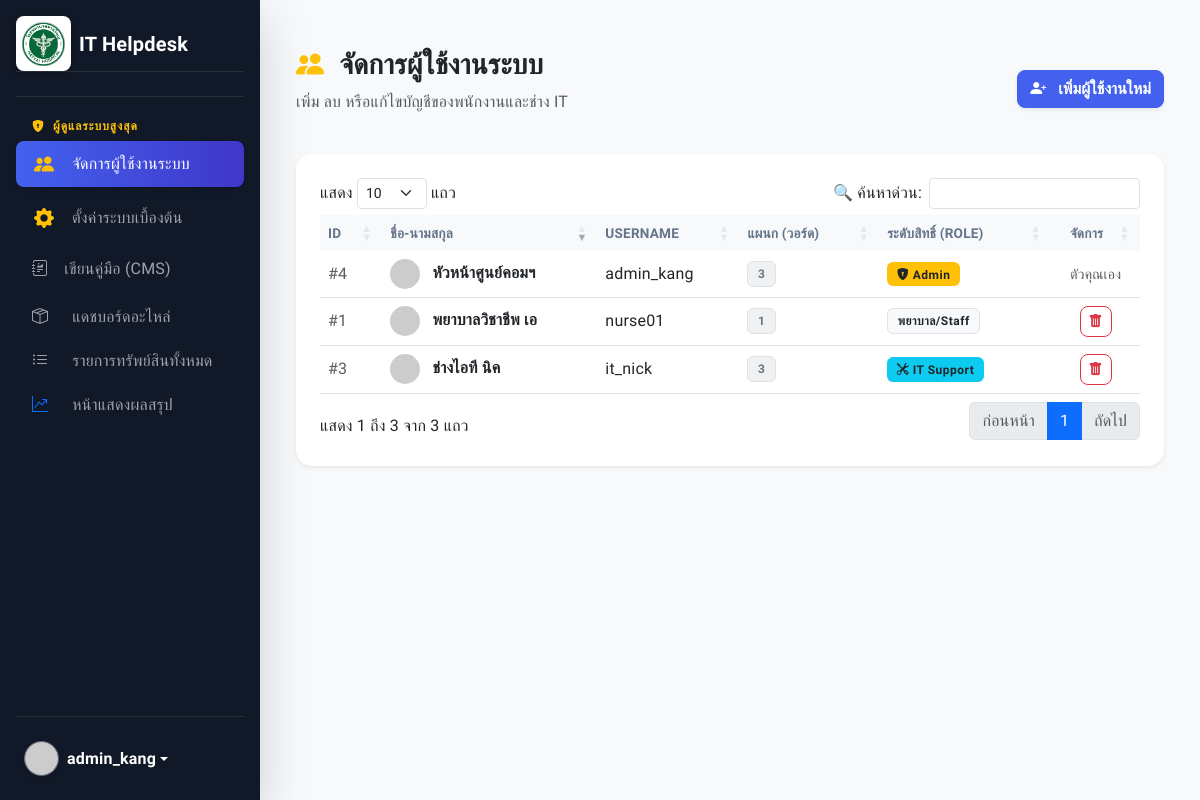
The app's page /modules/admin/manage_users.php (signed in) with its own data.
### tables this page shows
CREATE TABLE `users` (
  `user_id` int(11) NOT NULL,
  `username` varchar(50) NOT NULL,
  `password` varchar(255) NOT NULL,
  `full_name` varchar(100) NOT NULL,
  `dept_id` int(11) DEFAULT NULL,
  `role` enum('staff','it','admin') DEFAULT 'staff',
  `created_at` timestamp NOT NULL DEFAULT current_timestamp()
);

### modules/admin/manage_users.php (the view, shortened to what this page needs)
<?php
$db = new Database();
$conn = $db->connect();
$stmt = $conn->query("SELECT user_id, username, full_name, role, dept_id FROM users ORDER BY user_id DESC");
$all_users = $stmt->fetchAll();
require_once '../../includes/header.php';
require_once '../../includes/sidebar.php';
?>
<div class="container-fluid py-4">
    <div class="d-flex justify-content-between align-items-center mb-4">
        <div>
            <h3 class="fw-bold text-dark"><i class="bi bi-people-fill text-warning me-2"></i> จัดการผู้ใช้งานระบบ</h3>
            <p class="text-muted">เพิ่ม ลบ หรือแก้ไขบัญชีของพนักงานและช่าง IT</p>
        </div>
        <button class="btn btn-primary shadow-sm fw-bold" data-bs-toggle="modal" data-bs-target="#addUserModal">
            <i class="bi bi-person-plus-fill me-2"></i> เพิ่มผู้ใช้งานใหม่
        </button>
    </div>
    <div class="card card-custom border-0 shadow-sm p-4">
        <div class="table-responsive">
            <table class="table table-hover align-middle w-100" id="usersTable">
                <thead class="table-light">
                    <tr>
                        <th class="border-0">ID</th>
                        <th class="border-0">ชื่อ-นามสกุล</th>
                        <th class="border-0">Username</th>
                        <th class="border-0">แผนก (วอร์ด)</th>
                        <th class="border-0">ระดับสิทธิ์ (Role)</th>
                        <th class="border-0 text-center">จัดการ</th>
                    </tr>
                </thead>
                <tbody>
                    <?php foreach($all_users as $u): ?>
                    <tr>
                        <td class="text-muted">#<?php echo $u['user_id']; ?></td>
                        <td class="fw-bold">
                            <img src="https://ui-avatars.com/api/?name=<?php echo urlencode($u['full_name']); ?>&background=random" class="rounded-circle me-2" width="30">
                            <?php echo htmlspecialchars($u['full_name']); ?>
                        </td>
                        <td><?php echo htmlspecialchars($u['username']); ?></td>
                        <td><span class="badge bg-secondary bg-opacity-10 text-secondary border"><?php echo htmlspecialchars($u['dept_id']); ?></span></td>
                        <td>
                            <?php
                                if($u['role'] == 'admin') echo '<span class="badge bg-warning text-dark"><i class="bi bi-shield-lock-fill"></i> Admin</span>';
                                elseif($u['role'] == 'it') echo '<span class="badge bg-info text-dark"><i class="bi bi-tools"></i> IT Support</span>';
                                else echo '<span class="badge bg-light text-dark border">พยาบาล/Staff</span>';
                            ?>
                        </td>
                        <td class="text-center">
                            <?php if($u['user_id'] != $_SESSION['user_id']): ?>
                            <form method="POST" class="d-inline" id="deleteForm_<?php echo $u['user_id']; ?>">
                                <button type="button" class="btn btn-sm btn-outline-danger" onclick="confirmDelete(<?php echo $u['user_id']; ?>)">
                                    <i class="bi bi-trash-fill"></i>
                                </button>
                            </form>
                            <?php else: ?>
                                <span class="text-muted small">ตัวคุณเอง</span>
                            <?php endif; ?>
                        </td>
                    </tr>
                    <?php endforeach; ?>
                </tbody>
            </table>
        </div>
    </div>
</div>
<?php require_once '../../includes/footer.php'; ?>

### assets/css/style.css (style rules this page uses)
:root { --primary-color: #4361ee; --secondary-color: #3f37c9; --success-color: #4cc9f0; --danger-color: #f72585; --bg-color: #f8f9fa; --sidebar-bg: #111827; --sidebar-hover: #1f2937; --text-main: #334155; --card-shadow: 0 10px 15px -3px rgba(0, 0, 0, 0.05), 0 4px 6px -2px rgba(0, 0, 0, 0.025); }
body { font-family: 'Sarabun', sans-serif; background-color: var(--bg-color); color: var(--text-main); letter-spacing: 0.2px; }
.card-custom { border: none; border-radius: 16px; box-shadow: var(--card-shadow); transition: transform 0.3s cubic-bezier(0.4, 0, 0.2, 1), box-shadow 0.3s cubic-bezier(0.4, 0, 0.2, 1); background: #ffffff; }
.btn { border-radius: 8px; font-weight: 500; transition: all 0.2s ease; }
.btn-primary { background-color: var(--primary-color); border-color: var(--primary-color); }
.badge { padding: 0.5em 0.8em; font-weight: 600; border-radius: 6px; letter-spacing: 0.5px; }
table.dataTable > thead > tr > th { border-bottom: 2px solid #e2e8f0; text-transform: uppercase; font-size: 0.85rem; color: #64748b; }

### includes/header.php (style rules this page uses)
html, body { height: 100%; }

### records on screen
users: user_id "4", full_name "หัวหน้าศูนย์คอมฯ", username "admin_kang", dept "3", role "admin" (drawn), shows "ตัวคุณเอง"
users: user_id "3", full_name "ช่างไอที นิค", username "it_nick", dept "3", role "it" (drawn)
users: user_id "1", full_name "พยาบาลวิชาชีพ เอ", username "nurse01", dept "1", role "พยาบาล/Staff"

### other values on screen
$_SESSION['username'] "admin_kang"
